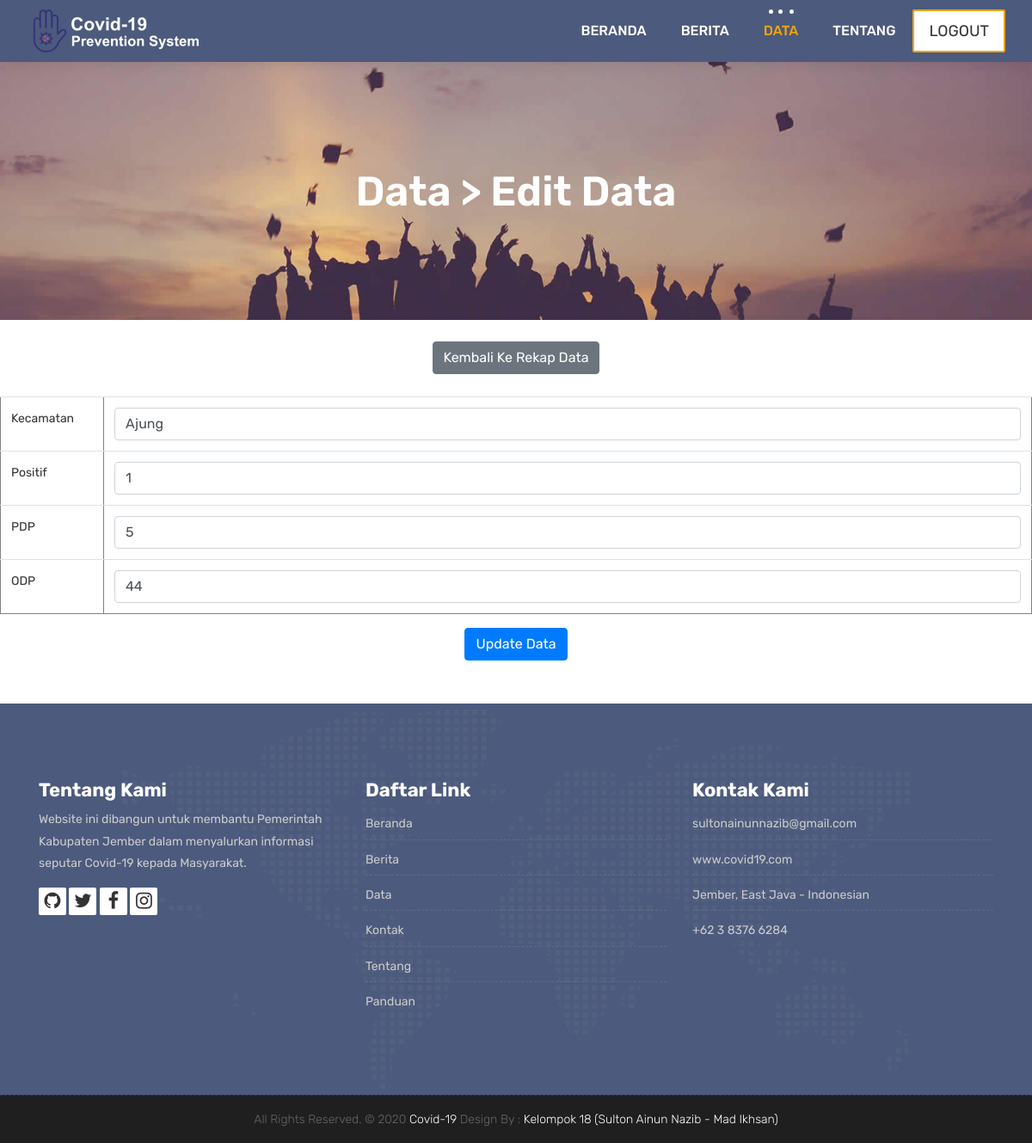
Screenshot of /editData.php?id=1 with the database file from the repository.
### tables this page shows
CREATE TABLE `data` (
  `idData` int(11) NOT NULL,
  `kecamatan` varchar(50) NOT NULL,
  `positif` int(11) DEFAULT NULL,
  `pdp` int(11) DEFAULT NULL,
  `odp` int(11) DEFAULT NULL
);

### config.php (called while the page is built, shortened)
<?php
$dbServername = 'localhost';
$dbUsername = 'root';
$dbPassword = '';
$dbName = 'dbPemweb';
$db = mysqli_connect($dbServername, $dbUsername, $dbPassword, $dbName);
function tampil($tabel, $key = ""){
    global $db;
    $query = "SELECT * from " . $tabel . $key;
    $cek = mysqli_query($db, $query);
    return $cek;
}
 ?>

### editData.php (the view, shortened to what this page needs)
<?php
include 'config.php';
$id = $_GET['id'];
$data = mysqli_fetch_array(tampil('data', " where idData='$id'"));
 ?>
 <!DOCTYPE html>
 <html lang="en">
     <link rel="stylesheet" href="css/bootstrap.min.css">
     <link rel="stylesheet" href="style.css">
     <link rel="stylesheet" href="css/versions.css">
     <link rel="stylesheet" href="css/responsive.css">
     <link rel="stylesheet" href="css/custom.css">
 </head>
 <body class="host_version">
  <header class="top-navbar">
    <nav class="navbar navbar-expand-lg navbar-light bg-light">
      <div class="container-fluid">
        <a class="navbar-brand" href="index.php">
          <img src="images/logo.png" alt="" />
        </a>
        <div class="collapse navbar-collapse" id="navbars-host">
          <ul class="navbar-nav ml-auto">
            <li class="nav-item"><a class="nav-link" href="adminDashboard.php">Beranda</a></li>
            <li class="nav-item"><a class="nav-link" href="adminBerita.php">Berita</a></li>
            <li class="nav-item active"><a class="nav-link" href="adminData.php">Data</a></li>
            <li class="nav-item dropdown">
              <a class="nav-link dropdown-toggle" href="#" id="dropdown-a" data-toggle="dropdown">Tentang </a>
            </li>
          </ul>
          <ul class="nav navbar-nav navbar-right">
            <li><a class="hover-btn-new log orange" href="index.php" data-target="#login"><span>Logout</span></a></li>
          </ul>
        </div>
      </div>
    </nav>
  </header>
   <div class="all-title-box">
 		<div class="container text-center">
 			<h1> Data > Edit Data</span></h1>
 		</div>
 	</div>
   <center>
     <br>
     <a href="adminData.php"> <input type="button" class="btn btn-secondary" value="Kembali Ke Rekap Data"> </a>
     <br> <br>
     <form action="editData.php" class="form" method="POST">
       <table class="table" border=1>
         <tr>
           <td width="10%">Kecamatan</td>
           <td> <input type="text" class="form-control" name="kecamatan" value="<?= $data['kecamatan']?>"> </td>
         </tr>
         <tr>
           <td width="10%">Positif</td>
           <td> <input type="number" class="form-control" name="positif" value="<?= $data['positif'] ?>"> </td>
         </tr>
         <tr>
           <td width="10%">PDP</td>
           <td> <input type="number" class="form-control" name="pdp" value="<?= $data['pdp'] ?>"> </td>
         </tr>
         <tr>
           <td width="10%">ODP</td>
           <td> <input type="number" class="form-control" name="odp" value="<?= $data['odp']?>"> </td>
         </tr>
       </table>
       <input type="submit" name="update" class="btn btn-primary" value="Update Data">
     </form>
     <br> <br>
   </center>
 <footer class="footer">
     <div class="container">
         <div class="row">
             <div class="col-lg-4 col-md-4 col-xs-12">
                 <div class="widget clearfix">
                     <div class="widget-title">
                         <h3>Tentang Kami</h3>
                     </div>
                     <p> Website ini dibangun untuk membantu Pemerintah Kabupaten Jember dalam menyalurkan informasi
                       seputar Covid-19 kepada Masyarakat. </p>
         <div class="footer-right">
           <ul class="footer-links-soi">
             <li><a href="https://github.com/inun7"><i class="fa fa-github"></i></a></li>
             <li><a href="#"><i class="fa fa-twitter"></i></a></li>
             <li><a href="#"><i class="fa fa-facebook"></i></a></li>
             <li><a href="#"><i class="fa fa-instagram"></i></a></li>
           </ul>
         </div>
                 </div>
             </div>
     <div class="col-lg-4 col-md-4 col-xs-12">
                 <div class="widget clearfix">
                     <div class="widget-title">
                         <h3>Daftar Link</h3>
                     </div>
                     <ul class="footer-links">
                         <li><a href="#">Beranda</a></li>
                         <li><a href="berita.php">Berita</a></li>
                         <li><a href="data.php">Data</a></li>
                         <li><a href="kontak.php">Kontak</a></li>
                         <li><a href="tentang.php">Tentang</a></li>
                         <li><a href="panduan.php">Panduan</a></li>
                     </ul>
                 </div>
             </div>
             <div class="col-lg-4 col-md-4 col-xs-12">
                 <div class="widget clearfix">
                     <div class="widget-title">
                         <h3>Kontak Kami</h3>
                     </div>
                     <ul class="footer-links">
                         <li><a href="mailto:#">sultonainunnazib@gmail.com</a></li>
                         <li><a href="#">www.covid19.com</a></li>
                         <li>Jember, East Java - Indonesian</li>
                         <li>+62 3 8376 6284</li>
                     </ul>
                 </div>
             </div>
         </div>
     </div>
 </footer>
     <div class="copyrights">
         <div class="container">
             <div class="footer-distributed">
                 <div class="footer-center">
                     <p class="footer-company-name">All Rights Reserved. &copy; 2020 <a href="#">Covid-19</a> Design By : <a href="bit.ly/inunBiography">Kelompok 18 (Sulton Ainun Nazib - Mad Ikhsan)</a></p>
                 </div>
             </div>
         </div>
     </div>
 </body>
 </html>

### rows the page displays
data: kecamatan "Ajung", positif "1", pdp "5", odp "44"
